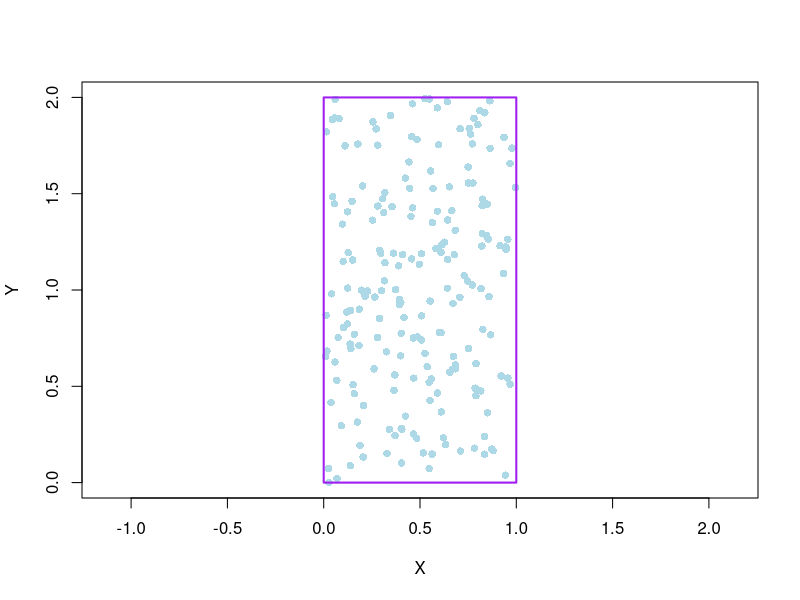
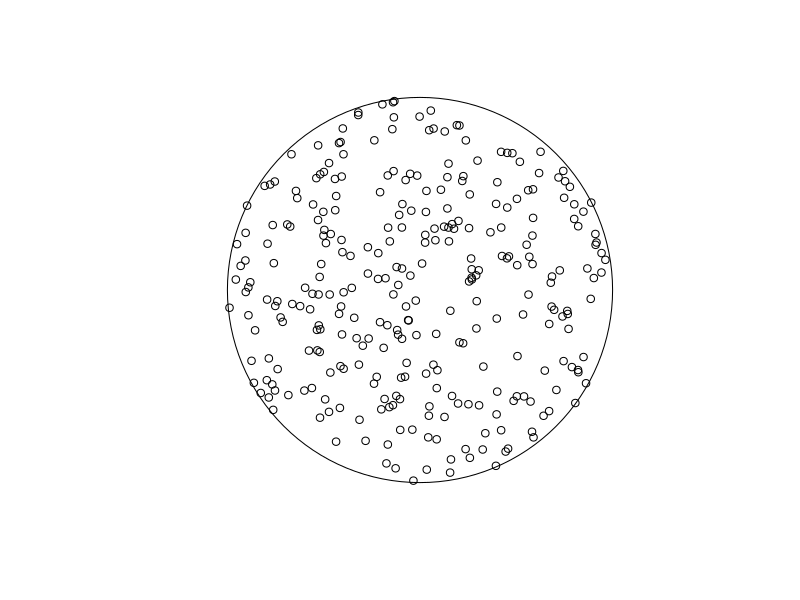
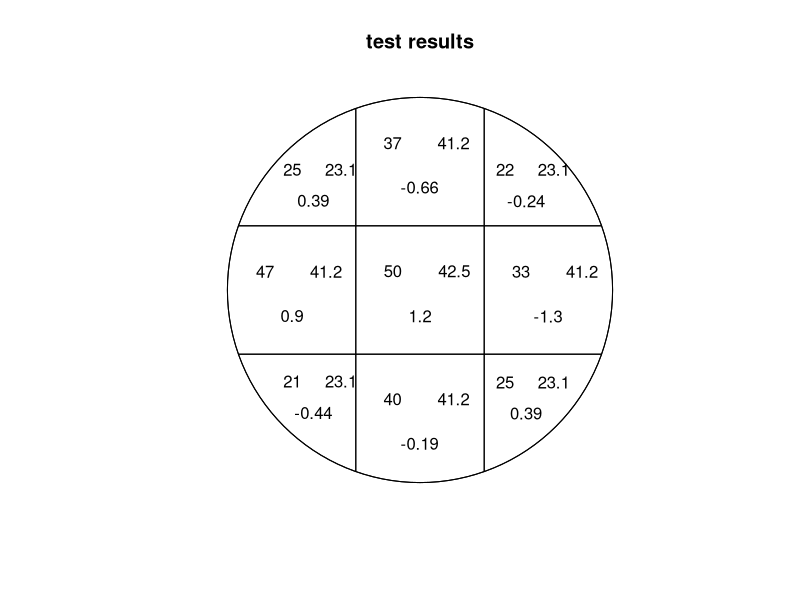
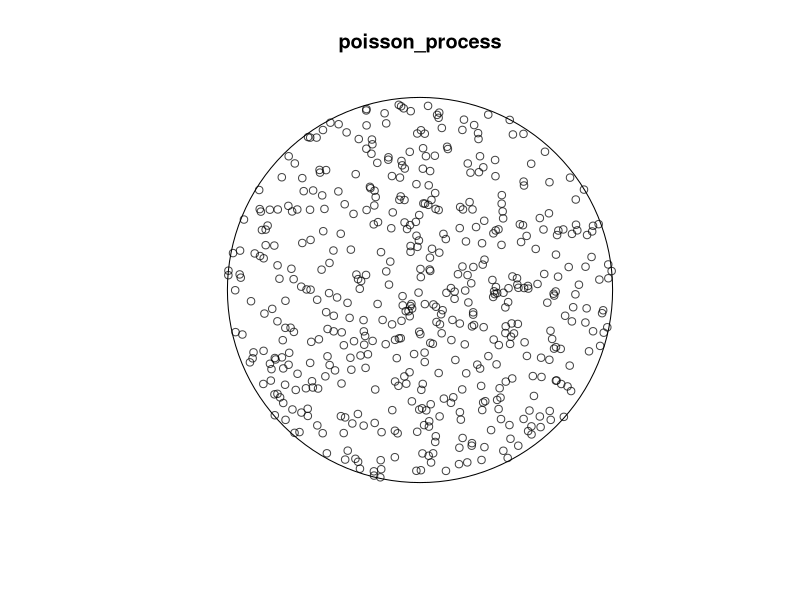

These charts were generated, in order, by the following R code:
## ---- chunk 1
knitr::opts_chunk$set(echo = TRUE)
## ---- chunk 2
# Zadanie 1: Generowanie punktów w prostokącie
# Wygenerowanie 200 losowych współrzędnych x w zakresie [0, 1]
points_x <- runif(200, min = 0, max = 1)

# Wygenerowanie 200 losowych współrzędnych y w zakresie [0, 2]
points_y <- runif(200, min = 0, max = 2)

# Zadanie 2: Rysowanie punktów i prostokąta
# Wykres punktów z proporcjami osi 1:1
plot(points_x, points_y, xlab = "X", ylab = "Y", pch = 16, col = "lightblue", asp = 1, 
     xlim = c(0, 1), ylim = c(0, 2))

# Rysowanie prostokąta o wymiarach [0,1] x [0,2]
rect(0, 0, 1, 2, border = "purple", lwd = 2)

# Zadanie 3: Generowanie punktów w okręgu
# Wygenerowanie 300 losowych wartości promienia r^2 w zakresie [0, 100]
r_squared <- runif(300, min = 0, max = 100)

# Wygenerowanie 300 losowych kątów w zakresie [0, 2π]
angles <- runif(300, min = 0, max = 2 * pi)

# Obliczenie współrzędnych x punktów na podstawie r i kąta
circle_x <- sqrt(r_squared) * cos(angles)

# Obliczenie współrzędnych y punktów na podstawie r i kąta
circle_y <- sqrt(r_squared) * sin(angles)

# Zadanie 4: Rysowanie okręgu z punktami
# Załadowanie biblioteki do analizy procesów punktowych
library(spatstat)

# Rysowanie okręgu o promieniu 10
plot(disc(radius = 10, centre = c(0, 0)), main = "")

# Nanoszenie wygenerowanych punktów na wykres
points(circle_x, circle_y)

# Zadanie 5: Test losowości punktów
# Utworzenie planarnego wzorca punktowego z punktów w okręgu o promieniu 10
planer_point_pattern <- ppp(circle_x, circle_y, window = disc(radius = 10, centre = c(0, 0)))

# Wykonanie testu losowości na 3x3 podobszarach
test_result <- quadrat.test(planer_point_pattern, nx = 3, ny = 3)

# Wyświetlenie wyników testu na wykresie
plot(test_result, main = "test results")

# Wyświetlenie wartości p-value testu
cat("Wartość p-value:", test_result$p.value, "\n")

# Zadanie 6: Proces punktowy Poissona
# Obliczenie intensywności lambda na podstawie liczby punktów i powierzchni koła
lambda <- 500 / (pi * 10^2)

# Utworzenie okna w kształcie okręgu o promieniu 10
wzorzec <- disc(radius = 10, centre = c(0, 0))

# Wygenerowanie jednorodnego procesu Poissona w zadanym oknie
poisson_process <- rpoispp(lambda, win = wzorzec)

# Rysowanie procesu punktowego Poissona
plot(poisson_process)

# Liczenie liczby punktów w procesie
number_of_points <- npoints(poisson_process)

# Wyświetlenie liczby punktów
cat("Liczba punktów:", number_of_points, "\n")
